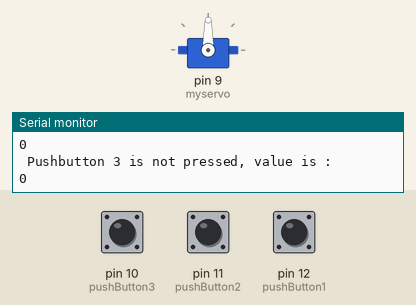
Bench run of a sketch on a simulated Arduino Uno, built with avr-gcc and run on an emulated ATmega328P. On the bench: servo, the last lines printed to the serial monitor. The inputs (shaded band) are chosen by the test bench; at power-on: pin 10 (pushButton3) LOW, pin 11 (pushButton2) LOW, pin 12 (pushButton1) LOW.

Above: at 2.9 s.
3.0 s: pin 10 (pushButton3) pulled HIGH for 1.3 s
At 5.0 s:
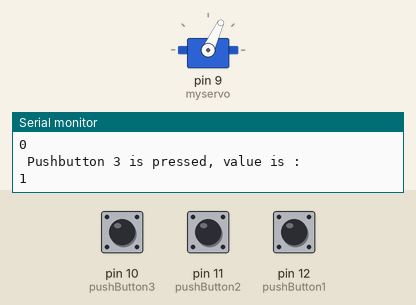
5.8 s: pin 11 (pushButton2) pulled HIGH for 1.3 s
At 6.78 s:
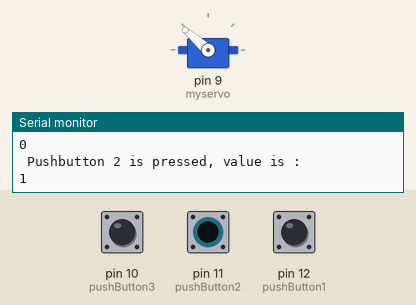
9.3 s: pin 12 (pushButton1) pulled HIGH for 1.3 s
13.2 s: pin 12 (pushButton1) pulled HIGH for 3.2 s
At 15.7 s:
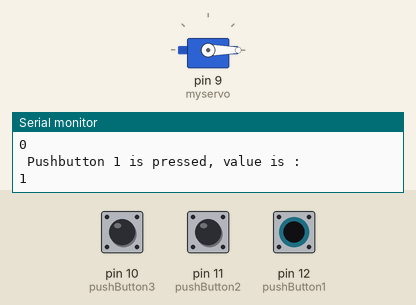
17.9 s: pin 11 (pushButton2) pulled HIGH for 3.2 s
22.6 s: pin 10 (pushButton3) driven HIGH and pin 12 (pushButton1) driven HIGH
At 23.17 s:
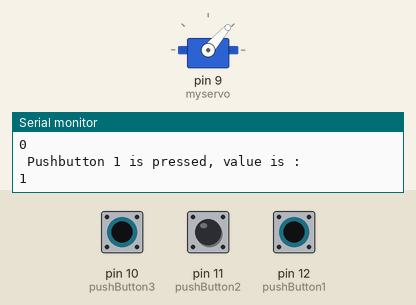
Timing chart, 0 to 27.8 s (numbered marks = the images above; inputs shaded):
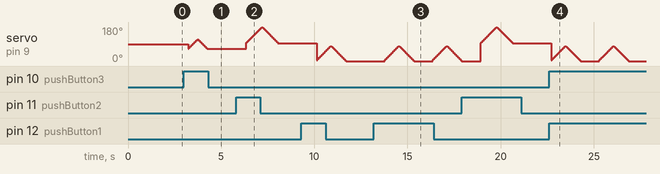

The sketch:

Project1c_drawing_pushbuttons.ino
```cpp
//Project 1 - Drawing with push buttons
#include <Servo.h> //declare to insert Servo.h library
Servo myservo; //create servo object to control a servo
int pos = 0; //variable pos to store position of servo

// digital pin 12 has a pushbutton attached to it
int pushButton1 = 12;
// digital pin 11 has a pushbutton attached to it
int pushButton2 = 11;
// digital pin 10 has a pushbutton attached to it
int pushButton3 = 10;

void setup() {
  // put your setup code here, to run once:
  myservo.attach(9); //attach the servo to digital pin 9.

    // initialize serial communication at 9600 bits per second:
  Serial.begin(9600);
  // make the pushbutton's pin an input:
  pinMode(pushButton1, INPUT);
  pinMode(pushButton2, INPUT);
  pinMode(pushButton3, INPUT);
}

void loop() {
  // put your main code here, to run repeatedly:
  // read the input pin:
  int buttonState1 = digitalRead(pushButton1);
  int buttonState2 = digitalRead(pushButton2);
  int buttonState3 = digitalRead(pushButton3);

  // print out the state of the button:
  if (buttonState1 == HIGH) {
    Serial.println(" Pushbutton 1 is pressed, value is : ");
    Serial.println(buttonState1);
    // you will see servo sweeping back and forth from 0 - 180 degrees
    for(pos = 5; pos < 80; pos += 1){
      //servo turns from 0 to 180 in steps of 1 degree
      myservo.write(pos); //tell servo to go to position in variable 'pos'
      delay(10); //wts 15ms for the servo to reach the position
    }
    for(pos = 80; pos >= 0; pos -= 1){
      //servo turns from 0 to 180 in steps of 1 degree
      myservo.write(pos); //tell servo to go to position in variable 'pos'
      delay(10); //wts 15ms for the servo to reach the position
    }
  }
  else if (buttonState2 == HIGH) {
    Serial.println(" Pushbutton 2 is pressed, value is : ");
    Serial.println(buttonState2);
    for(pos = 95; pos < 180; pos += 1) {
      myservo.write(pos);
      delay(10);
    }
    for(pos = 180; pos >= 95; pos -= 1) {
      myservo.write(pos);
      delay(10);
    }
  }
  else if (buttonState3 == HIGH) {
    Serial.println(" Pushbutton 3 is pressed, value is : ");
    Serial.println(buttonState3);
    for(pos = 65; pos <= 115; pos += 1) {
      myservo.write(pos);
      delay(10);
    }
    for (pos = 115; pos >= 65; pos -= 1) {
      myservo.write(pos);
      delay(10);
    }
  }
  else {
    Serial.println(" Pushbutton 1 is not pressed, value is : ");
    Serial.println(buttonState1);

    Serial.println(" Pushbutton 2 is not pressed, value is : ");
    Serial.println(buttonState2);

    Serial.println(" Pushbutton 3 is not pressed, value is : ");
    Serial.println(buttonState3);
  }
    delay(1000);  // delay in between reads for stability
}
```

Measured:
- after the input at 5.8 s, servo on pin 9 (myservo): rises from 65° to 179° in 0.85 s, then falls to 95° in 0.87 s
